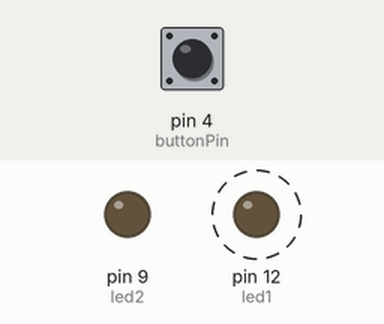
Bench run of a sketch on a simulated Arduino Uno, built with avr-gcc and run on an emulated ATmega328P. On the bench: output pins drawn as LEDs (lit = HIGH). Dashed ring = blinking. The inputs (shaded band) are chosen by the test bench; at power-on: pin 4 (buttonPin) LOW.

Above: at 2.8 s.
2.9 s: pin 4 (buttonPin) pulled HIGH for 1.2 s
At 3.4 s:
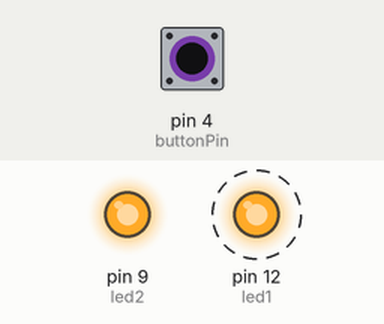
6.4 s: pin 4 (buttonPin) pulled HIGH for 3.2 s
At 10.4 s:
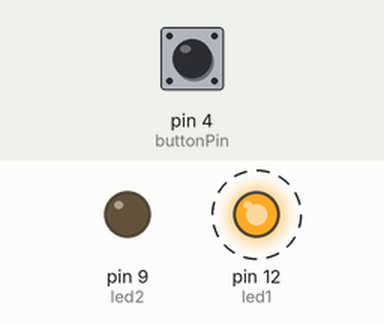
Timing chart, 0 to 17.1 s (numbered marks = the images above; inputs shaded):
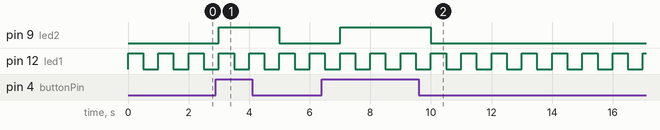

The sketch:

exercise1.ino
```cpp
// Cynthia Tarwireyi, Dhanvarshinie Rajan, Kanokwan Haesatith group: 24 (2023)
// Work package 5
// Exercise 1
// Submission code: 56774

int led1 = 12; // define the first LED connected to pin 13
int led2 = 9;  // define the second LED connected to pin 13
int buttonPin = 4; // define the button connected to pin 9

void setup()
{
  pinMode(led1, OUTPUT);  // set the first LED as an output
  pinMode(led2, OUTPUT);  // set the second LED as an output
  pinMode(buttonPin, INPUT); // set the button as an input
}

void loop()
{
  // read the button state
  int buttonState = digitalRead(buttonPin);
  // check if button is clicked and turn the second LED on or off based on the button state
  if (buttonState == HIGH) {
    // LED should light up
    digitalWrite(led2, HIGH);
  } else {
    // LED should not light up
    digitalWrite(led2, LOW);
  }


  // Call LED1 to light up
  digitalWrite(led1, HIGH);
  // Wait for 0.5 seconds for the time between blinks
  delay(500);
  // Call LED1 to turn light off
  digitalWrite(led1, LOW);
  // Wait for 0.5 seconds for the time between blinks
  delay(500);
}
```

Measured:
- after the input at 2.9 s, pin 9 (led2): LOW → HIGH after 0.10 s, → LOW 2.0 s later
- after the input at 6.4 s, pin 9 (led2): LOW → HIGH after 0.60 s, → LOW 3.0 s later
- by itself, pin 12 (led1): alternates HIGH for 0.50 s and LOW for 0.50 s
